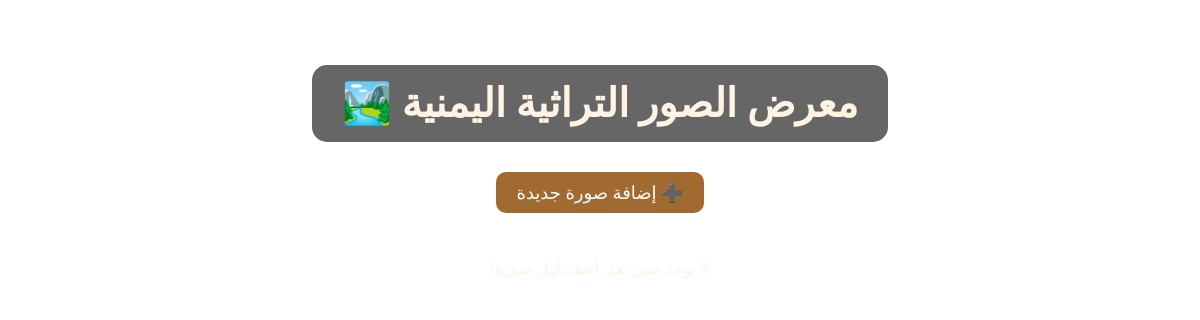
Before: /home/gallery/ with the older database file.
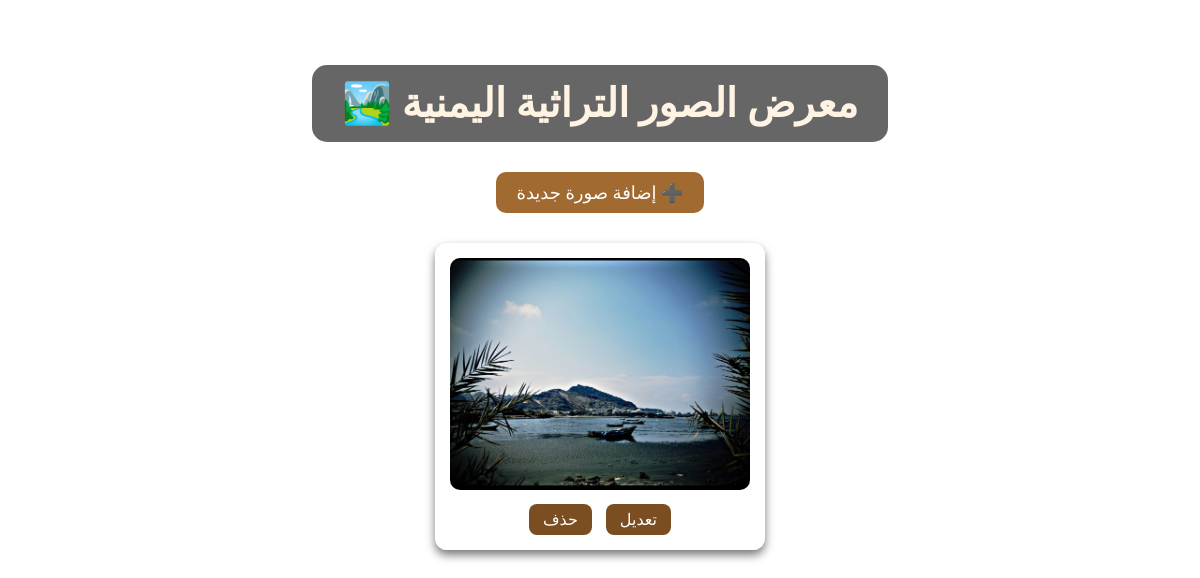
After: the same page with the newer database file.
### home/models.py (models this page shows, shortened)
class YemeniImage(models.Model):
    name = models.CharField(max_length=100)
    image = models.ImageField(upload_to='images/')

### home/views.py (the view)
# urls.py: path('gallery/', views.gallery, name='gallery'),
def gallery(request):
    images = YemeniImage.objects.all()
    return render(request, 'home/gallery.html', {'images': images})

### home/templates/home/gallery.html (shortened to what this page needs)
{% load static %}
<!DOCTYPE html>
<html lang="ar">
<head>
</head>
<body>
  <h1>معرض الصور التراثية اليمنية 🏞️</h1>
  <div>
    <a href="{% url 'home:add_image' %}" class="add-link">➕ إضافة صورة جديدة</a>
  </div>
  <div class="gallery">
    {% for image in images %}
    <div class="image-box">
      <img src="{{ image.image.url }}" alt="صورة تراثية">
      <div class="btns">
        <a href="{% url 'home:edit_image' image.id %}">تعديل</a>
        <a href="{% url 'home:delete_image' image.id %}">حذف</a>
      </div>
    </div>
    {% empty %}
    <p>لا توجد صور بعد. أضف أول صورة!</p>
    {% endfor %}
  </div>
</body>
</html>

Changed rows visible on the page:
added YemeniImage: image (picture)
